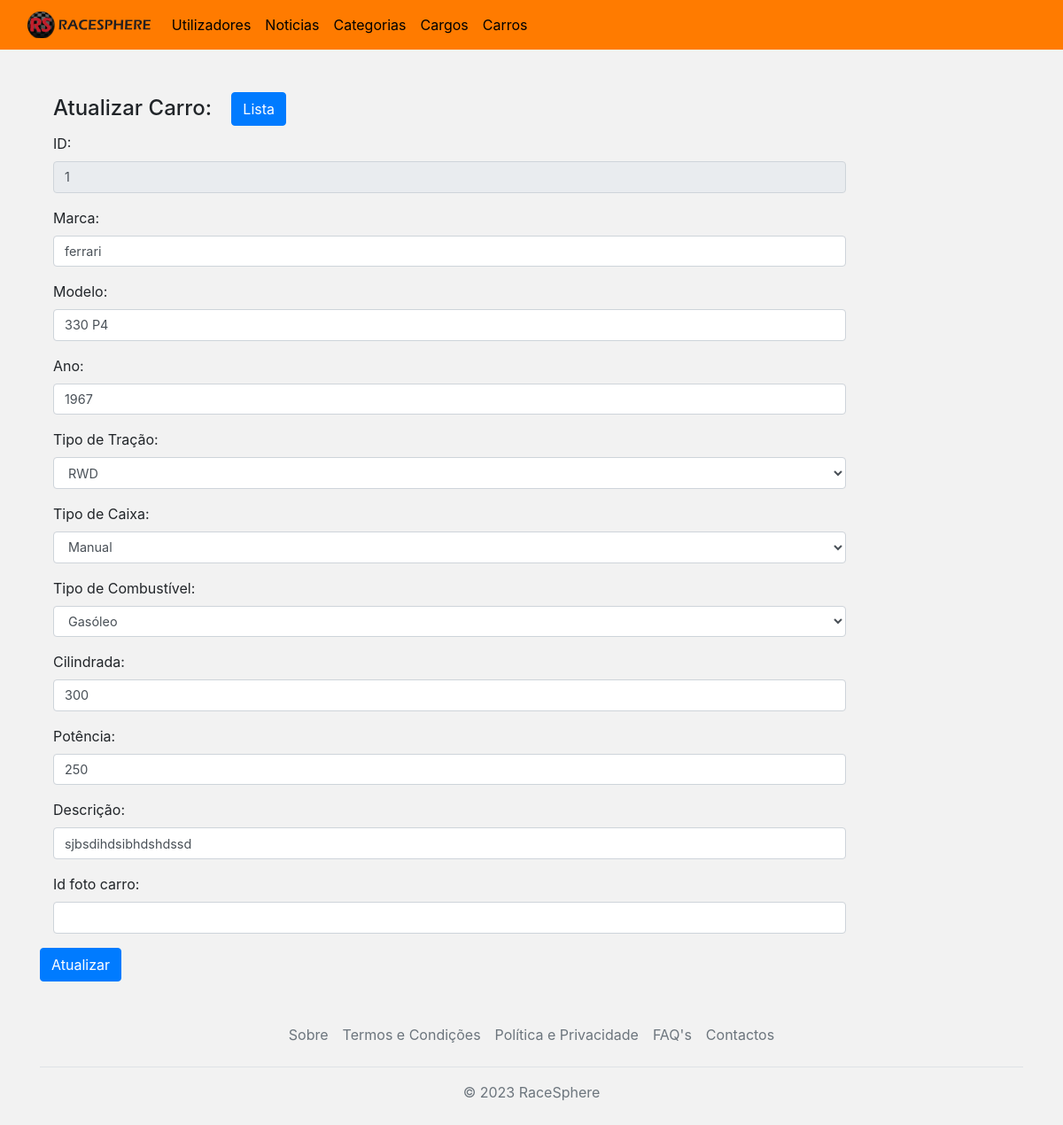
Page /RaceSphere-v1.0/admin/carros-admin-edit.php?id_carro=1&marca_carro=ferrari&modelo_carro=330 P4&ano_carro=1967 on the committed database.
### tables this page shows
CREATE TABLE `carro` (
  `id_carro` int(11) NOT NULL,
  `marca_carro` varchar(50) NOT NULL,
  `modelo_carro` varchar(60) NOT NULL,
  `ano_carro` int(11) NOT NULL,
  `trac_carro` enum('4WD','RWD','FWD') NOT NULL,
  `caixa_carro` enum('Manual','Sequencial','Automático') NOT NULL,
  `comb_carro` enum('Gasóleo','Gasolina','Elétrico','Hibrido','Combustível de Competição') NOT NULL,
  `cilind_carro` float NOT NULL,
  `hp_carro` int(11) NOT NULL,
  `desc_carro` mediumtext NOT NULL,
  `idcarrofoto` int(11) DEFAULT NULL
);

### RaceSphere-v1.0/admin/carros-admin-edit.php (the view, shortened to what this page needs)
<?php
include '../sqli/conn.php';
if (isset($_GET['id_carro'])) {
    $id_carro = $_GET['id_carro'];
    $sql = "SELECT * FROM carro WHERE id_carro = '$id_carro'";
    $result = $conn->query($sql);
    if ($result->num_rows > 0) {
        $row = $result->fetch_assoc();
        $marca_carro = $row['marca_carro'];
        $modelo_carro = $row['modelo_carro'];
        $ano_carro = $row['ano_carro'];
        $trac_carro = $row['trac_carro'];
        $caixa_carro = $row['caixa_carro'];
        $comb_carro = $row['comb_carro'];
        $cilind_carro = $row['cilind_carro'];
        $hp_carro = $row['hp_carro'];
        $desc_carro = $row['desc_carro'];
        $idcarrofoto = $row['idcarrofoto'];
    } else {
        echo "Carro não encontrado.";
        exit;
    }
} else {
    echo "ID do carro não especificado.";
    exit;
}
?>
<!DOCTYPE html>
<html lang="pt-pt">
<head>
    <?php include('bootstrapInc.php'); ?>
    <link rel="stylesheet" href="../css/luissilva.css">
</head>
<body>
    <?php
    include 'navbar.php';
    ?>
    <div class="container mt-3">
        <div class="container mt-3">
            <h2 class="mt-5">
                Atualizar Carro:
                <a href="carros-admin.php" class="btn btn-primary ml-3">Lista</a>
            </h2>
        </div>
        <form id="insert-form" method="POST">
            <div class="form-group col-md-10">
                <label for="id_carro">ID:</label>
                <input type="text" class="form-control" id="id_carro" name="id_carro" value="<?php echo $id_carro; ?>" readonly>
            </div>
            <div class="form-group col-md-10">
                <label for="marca_carro">Marca:</label>
                <input type="text" class="form-control" id="marca_carro" name="marca_carro" maxlength="50" required value="<?php echo $marca_carro; ?>">
            </div>
            <div class="form-group col-md-10">
                <label for="modelo_carro">Modelo:</label>
                <input type="text" class="form-control" id="modelo_carro" name="modelo_carro" maxlength="60" required value="<?php echo $modelo_carro; ?>">
            </div>
            <div class="form-group col-md-10">
                <label for="ano_carro">Ano:</label>
                <input type="number" class="form-control" id="ano_carro" name="ano_carro" required value="<?php echo $ano_carro; ?>">
            </div>
            <?php
            $sql_enum_values = "SELECT COLUMN_TYPE FROM INFORMATION_SCHEMA.COLUMNS WHERE TABLE_NAME = 'carro' AND COLUMN_NAME IN ('trac_carro', 'caixa_carro', 'comb_carro')";
            $result_enum_values = $conn->query($sql_enum_values);
            $enum_values = array();
            while ($row = $result_enum_values->fetch_assoc()) {
                $enum_values[] = $row['COLUMN_TYPE'];
            }
            $trac_carro_enum = extract_enum_values($enum_values[0]);
            $caixa_carro_enum = extract_enum_values($enum_values[1]);
            $comb_carro_enum = extract_enum_values($enum_values[2]);
            function extract_enum_values($enum_definition)
            {
                preg_match("/^enum\(\'(.*)\'\)$/", $enum_definition, $matches);
                $enum_values = explode("','", $matches[1]);
                return $enum_values;
            }
            ?>
            <div class="form-group col-md-10">
                <label for="trac_carro">Tipo de Tração:</label>
                <select class="form-control" id="trac_carro" name="trac_carro">
                    <?php
                    foreach ($trac_carro_enum as $option) {
                        echo "<option value='$option' " . ($trac_carro == $option ? "selected" : "") . ">$option</option>";
                    }
                    ?>
                </select>
            </div>
            <div class="form-group col-md-10">
                <label for="caixa_carro">Tipo de Caixa:</label>
                <select class="form-control" id="caixa_carro" name="caixa_carro">
                    <?php
                    foreach ($caixa_carro_enum as $option) {
                        echo "<option value='$option' " . ($caixa_carro == $option ? "selected" : "") . ">$option</option>";
                    }
                    ?>
                </select>
            </div>
            <div class="form-group col-md-10">
                <label for="comb_carro">Tipo de Combustível:</label>
                <select class="form-control" id="comb_carro" name="comb_carro">
                    <?php
                    foreach ($comb_carro_enum as $option) {
                        echo "<option value='$option' " . ($comb_carro == $option ? "selected" : "") . ">$option</option>";
                    }
                    ?>
                </select>
            </div>
            <div class="form-group col-md-10">
                <label for="cilind_carro">Cilindrada:</label>
                <input type="number" class="form-control" id="cilind_carro" name="cilind_carro" value="<?php echo $cilind_carro; ?>">
            </div>
            <div class="form-group col-md-10">
                <label for="hp_carro">Potência:</label>
                <input type="number" class="form-control" id="hp_carro" name="hp_carro" value="<?php echo $hp_carro; ?>">
            </div>
            <div class="form-group col-md-10">
                <label for="desc_carro">Descrição:</label>
                <input type="text" class="form-control" id="desc_carro" name="desc_carro" required value="<?php echo $desc_carro; ?>">
            </div>
            <div class="form-group col-md-10">
                <label for="idcarrofoto">Id foto carro:</label>
                <input type="text" class="form-control" id="idcarrofoto" name="idcarrofoto" value="<?php echo $idcarrofoto; ?>">
            </div>
            <button type="submit" id="update-button" class="btn btn-primary">Atualizar</button>
        </form>
    </div>
    <?php
    include 'footer.php';
    ?>
</body>
</html>

### RaceSphere-v1.0/css/main.css (style rules this page uses)
body { margin: 0; font-family: 'Roboto Condensed', sans-serif; font-weight: lighter; }

### RaceSphere-v1.0/css/luissilva.css (style rules this page uses)
body { background-color: #f2f2f2; width: 100%; }
h2 { font-size: 1.5rem; margin-bottom: 0.5rem; }
.form-control { font-size: 0.9rem; }

### rows in the picture
carro: marca_carro "ferrari", modelo_carro "330 P4", ano_carro "1967", trac_carro "RWD", caixa_carro "Manual", cilind_carro "300", hp_carro "250", desc_carro "sjbsdihdsibhdshdssd"

### other values in the picture
form field comb_carro "Gasóleo"
